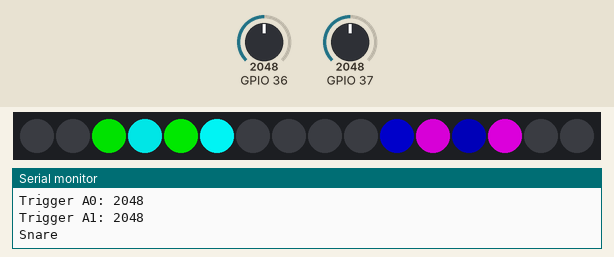
Recording of a sketch running on a simulated ESP32. Shown: 16 RGB LEDs in strip order, left to right, the last lines printed to the serial monitor. Inputs (shaded band) come from the test bench; at power-on: GPIO 36 = 2048, GPIO 37 = 2048. MIDI output is not drawn; random numbers use the default seed unless the sketch sets one.

Above: at 1.2 s.
1.3 s: GPIO 36 set to 20
At 2.01 s:
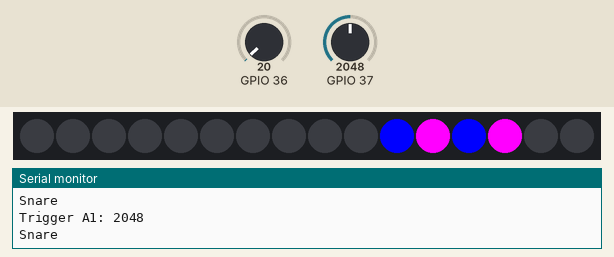
3.9 s: GPIO 37 set to 20
At 4.9 s:
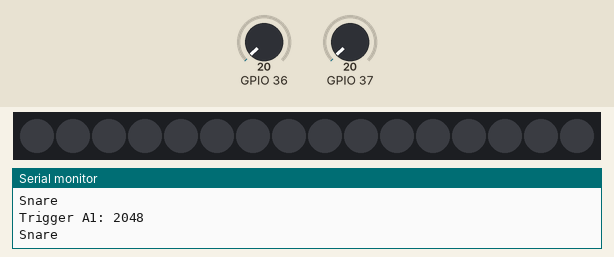
5.9 s: GPIO 36 set to 100
At 6.06 s:
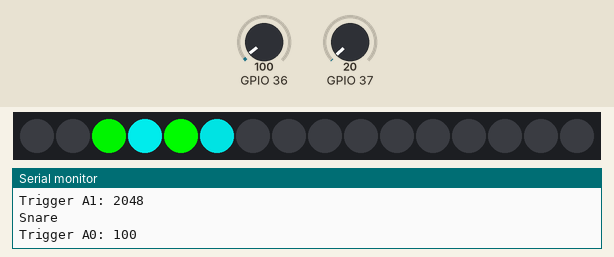
8.3 s: GPIO 37 set to 100
At 8.7 s:
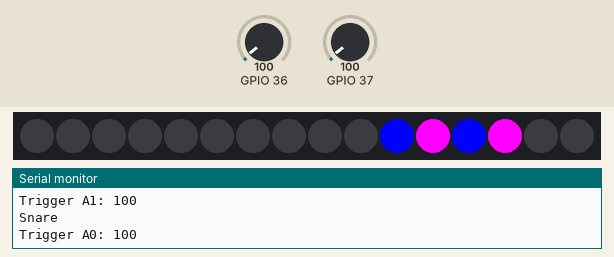
10.3 s: GPIO 37 set to 0
At 10.93 s:
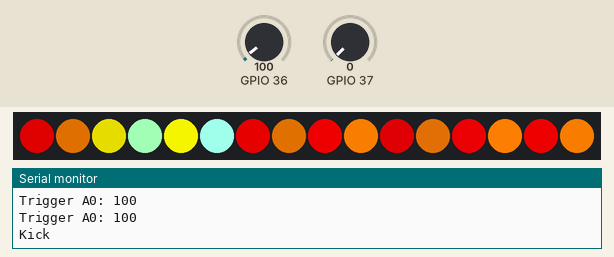
13.1 s: GPIO 37 set to 240
At 13.33 s:
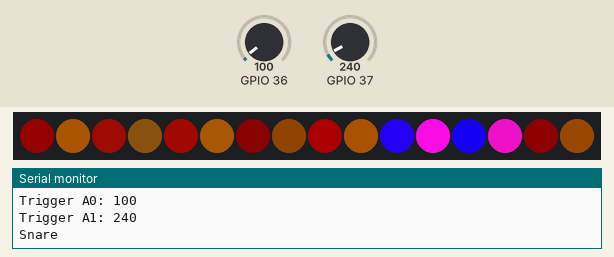
Timing chart, 0 to 15.9 s (numbered marks = the images above; inputs shaded):
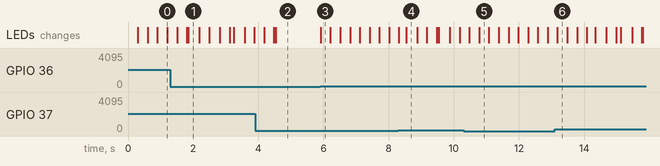

The sketch:

mididripper.ino
```cpp
#include <MIDI.h>
#include <Adafruit_NeoPixel.h>
#include <vector>

#define NUM_LEDS 16
#define LED_PIN 5

Adafruit_NeoPixel strip = Adafruit_NeoPixel(NUM_LEDS, LED_PIN, NEO_GRB + NEO_KHZ800);

#define MAX_GROUPS 3 // Number of LED groups you want to control simultaneously

MIDI_CREATE_INSTANCE(HardwareSerial, Serial1, MIDI);

#define PIEZO_THRESH 60

#define ARP_DIVIDER 2
#define DRUM_DIVIDER 32
#define KICK_NOTE 36
#define SNARE_NOTE 57

const std::vector<uint8_t> arpNotes = {75, 79, 83, 78, 75, 79, 84, 78}; // Example notes: C4, E4, G4, C5
const int arpChannel = 3; // Channel 3 for arpeggio notes
int currentArpNoteIndex = -1; // Initialize to -1 so that the first note is at index 0

uint16_t drip = 0;
uint16_t velocity_div = 0;

unsigned long kickStartTime = 0;
bool kickNoteOn = false;
unsigned long snareStartTime = 0;
bool snareNoteOn = false;

const int FLICKER_DECAY_TIME_L = 400; // 3 seconds for example
const auto FLICKER_COLOR_A_L = strip.Color(0, 255, 0);   // green
const auto FLICKER_COLOR_B_L = strip.Color(0, 255, 255); // turq
const int FLICKER_START_INDEX_L = 2;
const int FLICKER_END_INDEX_L = 5;

const int FLICKER_DECAY_TIME_R = 700; // 3 seconds for example
const auto FLICKER_COLOR_A_R = strip.Color(0, 0, 255);   // Blue
const auto FLICKER_COLOR_B_R = strip.Color(255, 0, 255); // Purple
const int FLICKER_START_INDEX_R = 10;
const int FLICKER_END_INDEX_R = 13;

const int FLICKER_DECAY_TIME_C = 3000; // 3 seconds for example
const auto FLICKER_COLOR_A_C = strip.Color(255, 0, 0);   // Red
const auto FLICKER_COLOR_B_C = strip.Color(255, 128, 0); // Orange
const int FLICKER_START_INDEX_C = 0;
const int FLICKER_END_INDEX_C = 15;

const int MAX_INITIAL_BRIGHTNESS = 256;
const int MIN_INITIAL_BRIGHTNESS = 500;

struct FlickerGroup {
  uint32_t colorA;
  uint32_t colorB;
  unsigned long decayTime;
  uint8_t startIdx;
  uint8_t endIdx;
  unsigned long startTime;
  bool active;
};

FlickerGroup flickerGroups[MAX_GROUPS];

void updateFlickerGroups() {
  uint8_t r[NUM_LEDS] = {0};
  uint8_t g[NUM_LEDS] = {0};
  uint8_t b[NUM_LEDS] = {0};

  for (int i = 0; i < MAX_GROUPS; i++) {
    FlickerGroup& group = flickerGroups[i];
    if (!group.active) continue;

    unsigned long elapsedTime = millis() - group.startTime;

    if (elapsedTime >= group.decayTime) {
      group.active = false;
      continue;
    }

    int maxBrightness = (256 * (group.decayTime - elapsedTime)) / group.decayTime;
    int minBrightness = (600 * (group.decayTime - elapsedTime)) / group.decayTime;

    for (int j = group.startIdx; j <= group.endIdx; j++) {
      uint32_t color = (j % 2 == 0) ? group.colorA : group.colorB;
      int scale = random(minBrightness, 1001);

      r[j] = min(255, r[j] + (((color >> 16) & 0xFF) * scale * maxBrightness) / (1000 * 255));
      g[j] = min(255, g[j] + (((color >> 8) & 0xFF) * scale * maxBrightness) / (1000 * 255));
      b[j] = min(255, b[j] + ((color & 0xFF) * scale * maxBrightness) / (1000 * 255));
    }
  }

  for (int i = 0; i < NUM_LEDS; i++) {
    strip.setPixelColor(i, r[i], g[i], b[i]);
  }

  strip.show();
}

void startFlicker(uint32_t colorA, uint32_t colorB, unsigned long decayTime, uint8_t startIdx, uint8_t endIdx) {
  for (int i = 0; i < MAX_GROUPS; i++) {
    if (!flickerGroups[i].active) {
      flickerGroups[i].colorA = colorA;
      flickerGroups[i].colorB = colorB;
      flickerGroups[i].decayTime = decayTime;
      flickerGroups[i].startIdx = startIdx;
      flickerGroups[i].endIdx = endIdx;
      flickerGroups[i].startTime = millis();
      flickerGroups[i].active = true;
      return;
    }
  }
}

void playNextArpNote() {
  // If a note was previously played, send a Note Off message for that note
  if (currentArpNoteIndex != -1) {
    MIDI.sendNoteOff(arpNotes[currentArpNoteIndex], 0, arpChannel);
  }

  // Increment the index and loop back to the beginning if at the end of the vector
  currentArpNoteIndex = (currentArpNoteIndex + 1) % arpNotes.size();

  // Send a Note On message for the next note
  MIDI.sendNoteOn(arpNotes[currentArpNoteIndex], 100, arpChannel); // 100 is an example velocity
}

void startKick() {
  Serial.println("Kick");
  bool vel = !(velocity_div % 6);
  MIDI.sendNoteOn(KICK_NOTE, 100 + (20 * static_cast<int>(vel)), 10);
  kickStartTime = millis();
  kickNoteOn = true;
  startFlicker(FLICKER_COLOR_A_C, FLICKER_COLOR_B_C, FLICKER_DECAY_TIME_C, FLICKER_START_INDEX_C, FLICKER_END_INDEX_C);
}

void startSnare() {
  Serial.println("Snare");
  bool vel = !(velocity_div % 6);
  MIDI.sendNoteOn(SNARE_NOTE, 100 + (20 * static_cast<int>(vel)), 10);
  snareStartTime = millis();
  snareNoteOn = true;
  startFlicker(FLICKER_COLOR_A_R, FLICKER_COLOR_B_R, FLICKER_DECAY_TIME_R, FLICKER_START_INDEX_R, FLICKER_END_INDEX_R);
}

void endKick() {
  if (kickNoteOn && millis() - kickStartTime >= 300) {
    MIDI.sendNoteOff(KICK_NOTE, 0, 10);
    kickNoteOn = false;
    velocity_div += 1;
  }
}

void endSnare() {
  if (snareNoteOn && millis() - snareStartTime >= 300) {
    MIDI.sendNoteOff(SNARE_NOTE, 0, 10);
    snareNoteOn = false;
    velocity_div += 1;
  }
}

void setup() {
  pinMode(A0, INPUT);
  pinMode(A1, INPUT);
  MIDI.begin(); // Launch MIDI

  strip.begin();
  strip.show();
  strip.setBrightness(255);

  // Initialize the flicker groups
  for (int i = 0; i < MAX_GROUPS; i++) {
    flickerGroups[i].active = false;
  }
}

unsigned long lastTriggerTimeA0 = 0;
unsigned long lastTriggerTimeA1 = 0;
bool cooldownA0 = false;
bool cooldownA1 = false;
bool firstTriggerA0 = false;
bool firstTriggerA1 = false;

unsigned long lastFlickerUpdateTime = 0;
unsigned long flickerRate = 30; // Flicker update rate in milliseconds

void loop() {
  int a0Val = analogRead(A0);
  int a1Val = analogRead(A1);

  // Handling A0 trigger
  if (!cooldownA0 && a0Val > PIEZO_THRESH) {
    if (!firstTriggerA0) {
      firstTriggerA0 = true;
    } else {
      Serial.printf("Trigger A0: %d\n", a0Val);
      MIDI.sendClock();
      startFlicker(FLICKER_COLOR_A_L, FLICKER_COLOR_B_L, FLICKER_DECAY_TIME_L, FLICKER_START_INDEX_L, FLICKER_END_INDEX_L);
      drip += 1;
      if (!(drip % DRUM_DIVIDER)) {
        startKick();
      }
      if (!(drip % ARP_DIVIDER)) {
        playNextArpNote();
      }
      cooldownA0 = true;
      lastTriggerTimeA0 = millis();
    }
  }

  // Handling A1 trigger
  if (!cooldownA1 && a1Val > PIEZO_THRESH) {
    if (!firstTriggerA1) {
      firstTriggerA1 = true;
    } else {
      Serial.printf("Trigger A1: %d\n", a1Val);
      startSnare();
      cooldownA1 = true;
      lastTriggerTimeA1 = millis();
    }
  }

  // Handling cooldowns
  unsigned long currentTime = millis();
  if (cooldownA0 && currentTime - lastTriggerTimeA0 >= 200) {
    cooldownA0 = false;
    firstTriggerA0 = false;
  }
  if (cooldownA1 && currentTime - lastTriggerTimeA1 >= 200) {
    cooldownA1 = false;
    firstTriggerA1 = false;
  }

  // Check to turn off kick and snare
  endKick();
  endSnare();

  // Update flicker groups at the specified flicker rate
  if (currentTime - lastFlickerUpdateTime >= flickerRate) {
    updateFlickerGroups();
    lastFlickerUpdateTime = currentTime;
  }
}
```

Measured:
- after the input at 5.9 s, the LEDs: change at once (image 3)
